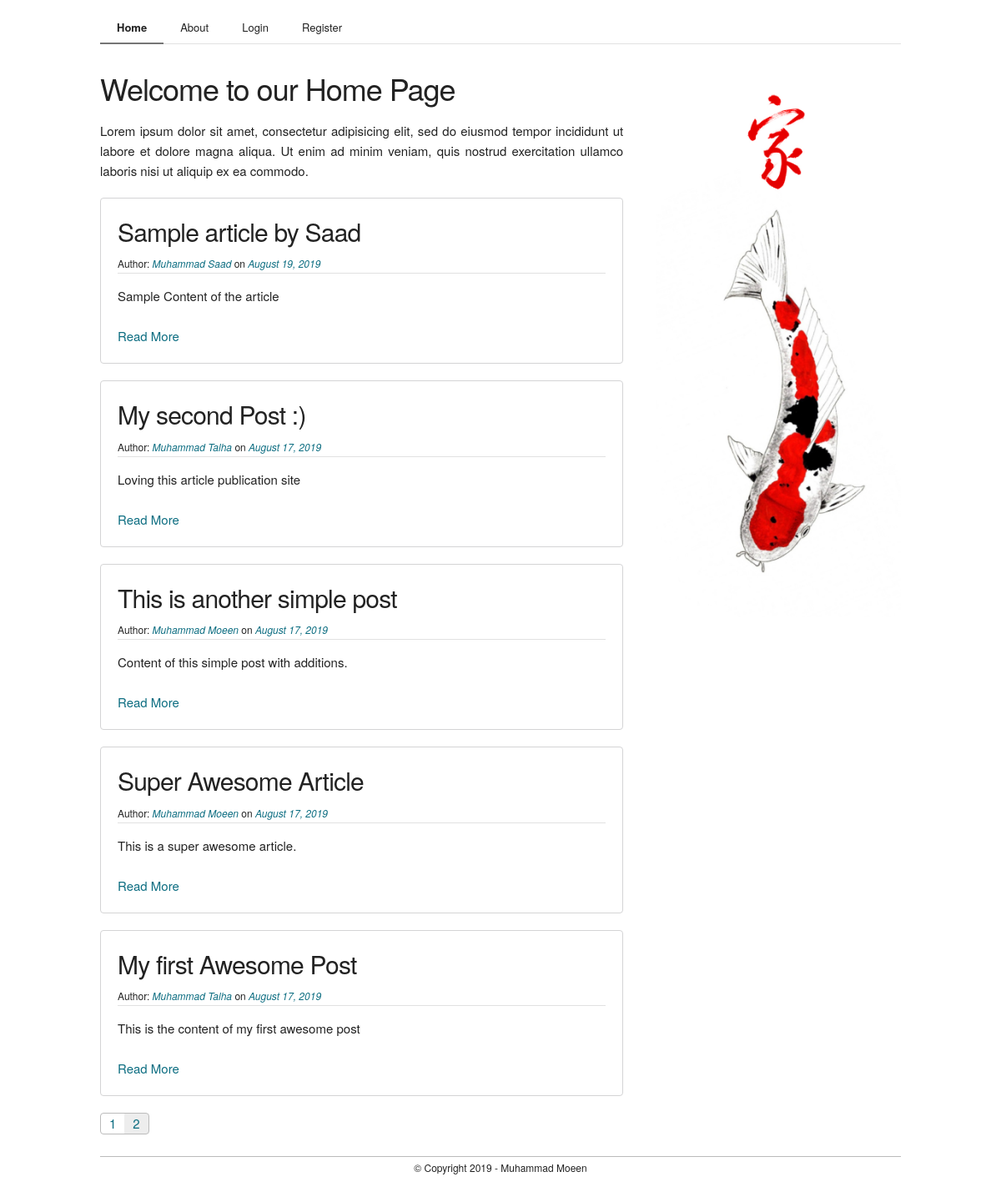
The page /home?page=2 on the database its author committed.
### flaskblog/models.py (models this page shows, shortened)
class Post(db.Model):
    id = db.Column( db.Integer, primary_key = True )
    title = db.Column( db.String(200), nullable = False )
    date_posted = db.Column( db.DateTime, nullable = False, default = datetime.utcnow )
    content = db.Column( db.Text, nullable = False )
    user_id = db.Column( db.Integer, db.ForeignKey('user.id'), nullable = False )

class User(db.Model, UserMixin):
    id = db.Column( db.Integer, primary_key = True )
    name = db.Column( db.String(20), unique = True, nullable = False )
    email = db.Column( db.String(120), unique = True, nullable = False )
    image_file = db.Column( db.String(20), nullable = False, default = 'avatar.png' )
    password = db.Column( db.String(60), nullable = False )
    posts = db.relationship('Post', backref = 'author', lazy = True )

### flaskblog/routes.py (the view)
@app.route('/')
@app.route('/home')
def home():
    page_num = request.args.get('page', 1, type=int)
    posts = Post.query.order_by(Post.date_posted.desc()).paginate( page = page_num, per_page = 5)
    return render_template('home.html', posts=posts)

### flaskblog/templates/home.html
{% extends 'layout.html' %}
{% block content %}
	<section class="section">
		<div class="container" style="margin-top: 3rem;">
			<div class="row">
				<div class="two-thirds column">
					<h3>Welcome to our Home Page</h3>
					<p style="text-align: justify;">Lorem ipsum dolor sit amet, consectetur adipisicing elit, sed do eiusmod
					tempor incididunt ut labore et dolore magna aliqua. Ut enim ad minim veniam,
					quis nostrud exercitation ullamco laboris nisi ut aliquip ex ea commodo.</p>
					{% for post in posts.items %}
						<div class="box">
							<h4>{{ post.title }}</h4>
							<small>Author: <i><a href="{{ url_for('profile', username=post.author.name ) }}">{% if current_user == post.author %}You{% else %}{{ post.author.name }}{% endif %}</a></i> on <i><a href="#">{{ post.date_posted.strftime('%B %d, %Y') }}</a></i></small>
							<hr>
							<p>{{ post.content }}</p>
							<br>
							<a href="{{ url_for('article', post_id=post.id) }}">Read More</a>
						</div>
					{% endfor %}
					<div class="pages">
						{% for page_num in posts.iter_pages( left_edge=1, right_edge=1, left_current=1, right_current=2) %}
							{% if page_num %}
								{% if posts.page == page_num %}
									<a class="active" href="{{ url_for('home', page=page_num) }}">{{page_num}}</a>
								{% else %}
									<a href="{{ url_for('home', page=page_num) }}">{{page_num}}</a>
								{% endif %}
							{% else %}
								<a href="#">..</a>
							{% endif %}
						{% endfor %}
					</div>
				</div>
				<div class="one-third column">
					<img src="{{ url_for('static', filename='images/home_banner.jpg')}}" style="width:100%">
				</div>
			</div>
		</div>
	</section>
{% endblock content %}

### flaskblog/static/css/skeleton.css (style rules this page uses)
.container { position: relative; width: 100%; max-width: 960px; margin: 0 auto; padding: 0 20px; box-sizing: border-box; }
.column, .columns { width: 100%; float: left; box-sizing: border-box; }
@media (min-width: 400px) { .container { width: 85%; padding: 0; } }
@media (min-width: 550px) { .container { width: 80%; } }
@media (min-width: 550px) { .column, .columns { margin-left: 4%; } }
@media (min-width: 550px) { .column:first-child, .columns:first-child { margin-left: 0; } }
@media (min-width: 550px) { .one-third.column { width: 30.6666666667%; } }
@media (min-width: 550px) { .two-thirds.column { width: 65.3333333333%; } }
html { font-size: 62.5%; }
body { font-size: 1.5em; line-height: 1.6; font-weight: 400; font-family: "Raleway", "HelveticaNeue", "Helvetica Neue", Helvetica, Arial, sans-serif; color: #222; }
h1, h2, h3, h4, h5, h6 { margin-top: 0; margin-bottom: 2rem; font-weight: 300; }
h3 { font-size: 3.0rem; line-height: 1.3; letter-spacing: -.1rem; }
h4 { font-size: 2.4rem; line-height: 1.35; letter-spacing: -.08rem; }
@media (min-width: 550px) { h3 { font-size: 3.6rem; } }
@media (min-width: 550px) { h4 { font-size: 3.0rem; } }
p { margin-top: 0; }
a { color: #1EAEDB; }
pre, blockquote, dl, figure, table, p, ul, ol, form { margin-bottom: 2.5rem; }
hr { margin-top: 3rem; margin-bottom: 3.5rem; border-width: 0; border-top: 1px solid #E1E1E1; }
.container:after, .row:after, .u-cf { content: ""; display: table; clear: both; }

### flaskblog/static/css/skeleton-extended.css (style rules this page uses)
.section { margin: 1rem 0rem; }
h1, h2, h3, h4, h5, h6 { margin-bottom: 0.5rem; }
p { margin-top: 1.5rem; margin-bottom: 0rem; }
hr { margin: 1rem 0rem; }
a { text-decoration: none; color: #0c6d81; }
.pages { display: inline-block; border: solid 1px #bbb; border-radius: 4px; overflow: hidden; font-size: 0px; }
.pages a { font-size: 1.5rem; display: inline-block; border-radius: 0px; padding: 0 1rem; }
.pages .active { background: rgba(0,0,0,0.07); }
.box { padding: 2rem; margin: 2rem 0rem; border-radius: 4px; border: 1px solid #d4d4d5; }
.box hr { margin: 0rem; padding: 0rem; }

### rows shown on the page
Post: title "Sample article by Saad", author.name "Muhammad Saad", date_posted "August 19, 2019", content "Sample Content of the article"
Post: title "My second Post :)", author.name "Muhammad Talha", date_posted "August 17, 2019", content "Loving this article publication site"
Post: title "This is another simple post", author.name "Muhammad Moeen", date_posted "August 17, 2019", content "Content of this simple post with additions."
Post: title "Super Awesome Article", author.name "Muhammad Moeen", date_posted "August 17, 2019", content "This is a super awesome article."
Post: title "My first Awesome Post", author.name "Muhammad Talha", date_posted "August 17, 2019", content "This is the content of my first awesome post"

### other values the page prints
{{ page_num }} "1"
{{ page_num }} "2"
